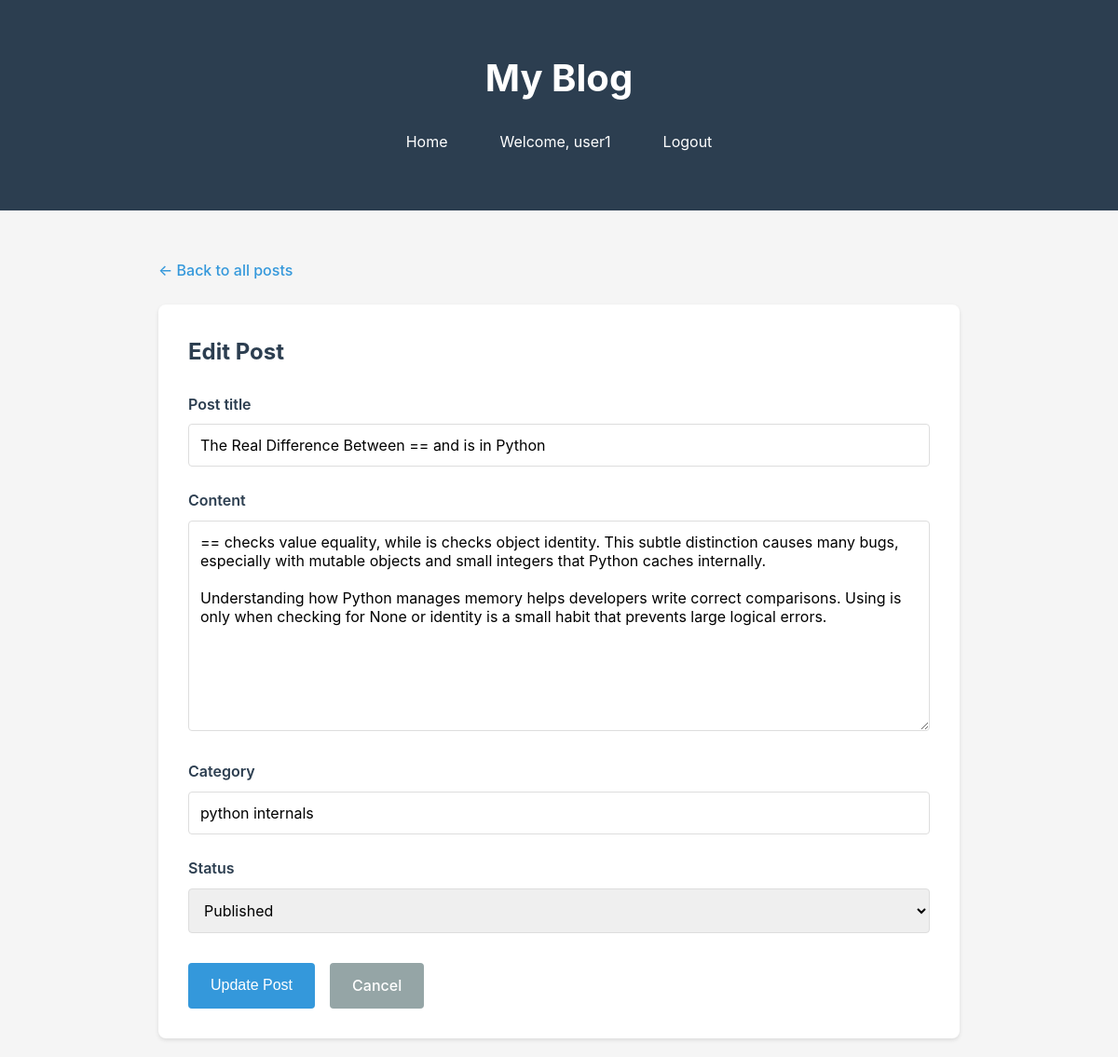
Screenshot of /post/the-real-difference-between-and-is-in-python/edit/ (signed in) with the database file from the repository.
### blog/models.py (models this page shows, shortened)
class Post(models.Model):
    STATUS_CHOICES = (
        ('draft', 'Draft'),
        ('published', 'Published')
    )
    title = models.CharField(max_length=200)
    slug = models.SlugField(unique=True, max_length=100, blank=True)
    author = models.ForeignKey(User, on_delete=models.CASCADE, related_name='blog_posts')
    content = models.TextField()
    category = models.CharField(max_length=100, blank=True, null=True)
    status = models.CharField(max_length=10, choices=STATUS_CHOICES, default='draft')
    created_at = models.DateTimeField(auto_now_add=True)
    updated_at = models.DateTimeField(auto_now=True)
    class Meta:
        ordering = ['-created_at']

### blog/views.py (the view)
# urls.py: path('post/<slug:slug>/edit/', views.post_update, name='post_update'),
@login_required
def post_update(request, slug):
    post = get_object_or_404(Post, slug=slug, author=request.user)
    if request.method == 'POST':
        form = PostForm(request.POST, instance=post)
        if form.is_valid():
            form.save()
            return redirect('post_detail', slug=post.slug)
    else:
        form = PostForm(instance=post)
    context = {
        'form': form,
        'post': post
    }
    return render(request, 'post_form.html', context)

### blog/forms.py (shortened to what this page needs)
class PostForm(forms.ModelForm):
    class Meta:
        model = Post
        fields = ['title', 'content', 'category', 'status']
        widgets = {
            'title': forms.TextInput(attrs={
                'class': 'form-control',
                'placeholder': "Enter post title"
            }),
            'content': forms.Textarea(attrs={
                'class': 'form-control',
                'rows': 10,
                'placeholder': 'Write your post content here...'
            }),
            'category': forms.TextInput(attrs={
                'class': 'form-control',
                'placeholder': 'Category (optional)'
            }),
            'status':forms.Select(attrs={
                'class': 'form-control'
            })
        }
        labels = {
            'title': 'Post title',
            'content': 'Content',
            'category': 'Category',
            'status': 'Status'
        }

### blog/templates/post_form.html (shortened to what this page needs)
<!DOCTYPE html>
<html lang="en">
<head>
</head>
<body>
    <header>
        <div class="container">
            <h1><a href="{% url 'home' %}">My Blog</a></h1>
            <nav class="header-nav">
                <a href="{% url 'home' %}" class="nav-link">Home</a>
                {% if user.is_authenticated %}
                    <span class="nav-link">Welcome, {{ user.username }}</span>
                    <a href="{% url 'admin:logout' %}" class="nav-link">Logout</a>
                {% endif %}
            </nav>
        </div>
    </header>
    <div class="container">
        <a href="{% url 'home' %}" class="back-link">← Back to all posts</a>
        <div class="form-container">
            <h2>{% if post %}Edit Post{% else %}Create New Post{% endif %}</h2>
            <form method="post">
                {% for field in form %}
                    <div class="form-group">
                        <label for="{{ field.id_for_label }}">{{ field.label }}</label>
                        {{ field }}
                    </div>
                {% endfor %}
                <div class="btn-group">
                    <button type="submit" class="btn btn-primary">
                        {% if post %}Update Post{% else %}Create Post{% endif %}
                    </button>
                    <a href="{% url 'home' %}" class="btn btn-secondary">Cancel</a>
                </div>
            </form>
        </div>
    </div>
</body>
</html>

### blog/templates/post_form.html (style rules this page uses)
* { margin: 0; padding: 0; box-sizing: border-box; }
body { font-family: -apple-system, BlinkMacSystemFont, "Segoe UI", Roboto, "Helvetica Neue", Arial, sans-serif; line-height: 1.6; color: #333; background-color: #f5f5f5; }
.container { max-width: 900px; margin: 0 auto; padding: 20px; }
header { background: #2c3e50; color: white; padding: 2rem 0; margin-bottom: 2rem; }
header h1 { text-align: center; font-size: 2.5rem; margin-bottom: 1rem; }
header h1 a { color: white; text-decoration: none; }
.header-nav { display: flex; justify-content: center; align-items: center; gap: 1.5rem; flex-wrap: wrap; }
.nav-link { color: white; text-decoration: none; padding: 0.5rem 1rem; border-radius: 4px; transition: background 0.3s; }
.back-link { display: inline-block; color: #3498db; text-decoration: none; margin-bottom: 1.5rem; font-weight: 500; }
.form-container { background: white; padding: 2rem; border-radius: 8px; box-shadow: 0 2px 4px rgba(0,0,0,0.1); }
.form-container h2 { color: #2c3e50; margin-bottom: 1.5rem; }
.form-group { margin-bottom: 1.5rem; }
.form-group label { display: block; font-weight: 600; margin-bottom: 0.5rem; color: #2c3e50; }
.form-group input[type="text"], .form-group textarea, .form-group select { width: 100%; padding: 0.75rem; border: 1px solid #ddd; border-radius: 4px; font-size: 1rem; font-family: inherit; }
.form-group textarea { resize: vertical; min-height: 200px; }
.btn-group { display: flex; gap: 1rem; margin-top: 2rem; }
.btn { padding: 0.75rem 1.5rem; border: none; border-radius: 4px; font-size: 1rem; cursor: pointer; text-decoration: none; display: inline-block; font-weight: 500; }
.btn-primary { background: #3498db; color: white; }
.btn-secondary { background: #95a5a6; color: white; }

### rows the page displays
Post: form "The Real Difference Between == and is in Python" "== checks value equality, while is checks object identity. This subtle distinction causes many bugs, especially with mutable objects and small integers that Python caches internally. Understanding how Python manages memory helps developers write correct comparisons. Using is only when checking for None or identity is a small habit that prevents large logical errors." "python internals" "Published"

### other values shown
{{ user.username }} "user1"
{{ field.label }} "Post title" "Content" "Category" "Status"
